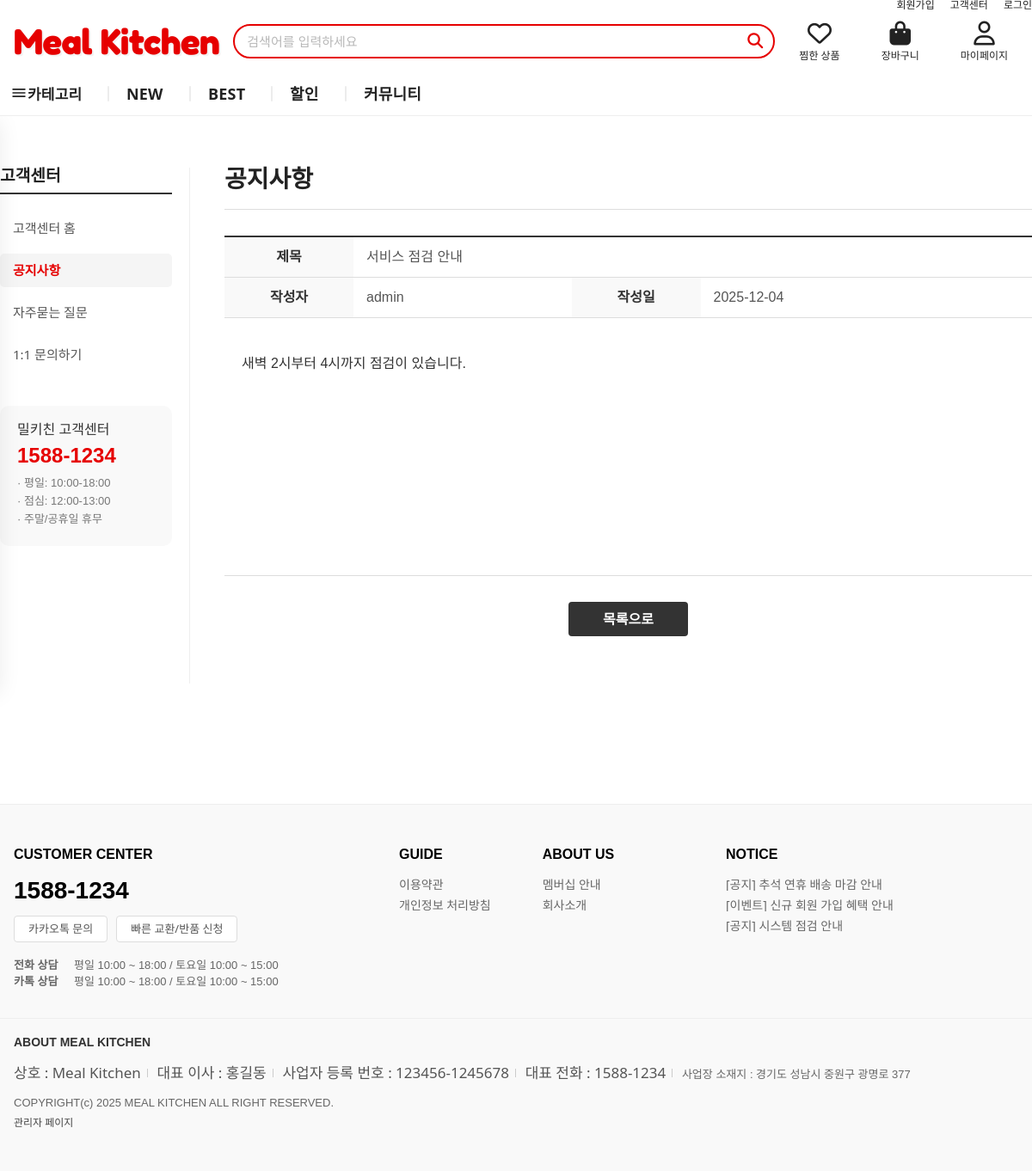
Page /notice_view.php?id=1 on the committed database.
### tables this page shows
CREATE TABLE `notice` (
  `id` int(11) NOT NULL AUTO_INCREMENT,
  `title` varchar(255) NOT NULL,
  `content` text NOT NULL,
  `writer` varchar(50) NOT NULL,
  `views` int(11) DEFAULT 0,
  `reg_date` datetime DEFAULT current_timestamp(),
  PRIMARY KEY (`id`)
);

### inc/db.php (called while the page is built, shortened)
<?php
function db_get_pdo()
{
    $host = 'localhost';
    $port = '3306';
    $dbname = 'exmall';
    $charset = 'utf8';
    $username = 'root';
    $db_pw = "";
    $dsn = "mysql:host=$host;port=$port;dbname=$dbname;charset=$charset";
    try {
        $pdo = new PDO($dsn, $username, $db_pw, [
            PDO::ATTR_ERRMODE => PDO::ERRMODE_EXCEPTION,
            PDO::ATTR_DEFAULT_FETCH_MODE => PDO::FETCH_ASSOC
        ]);
        return $pdo;
    } catch (PDOException $e) {
        throw new Exception("DB 연결 실패: " . $e->getMessage());
    }
}
function db_select($query, $param = array()){
    $pdo = db_get_pdo();
    try {
        $st = $pdo->prepare($query);
        $st->execute($param);
        $result = $st->fetchAll(PDO::FETCH_ASSOC);
        return $result ?: [];
    } catch (PDOException $ex) {
        error_log("DB SELECT Error: " . $ex->getMessage() . " | Query: " . $query);
        return [];
    } finally {
        $pdo = null;
    }
}
?>

### notice_view.php (the view, shortened to what this page needs)
<?php
require_once("inc/db.php");
$id = $_GET['id'] ?? null;
$notice = db_select("SELECT * FROM notice WHERE id = ?", [$id]);
$n = $notice[0];
?>
<!DOCTYPE html>
<html lang="ko">
<head>
    <link rel="stylesheet" href="css/style.css">
    <link rel="stylesheet" href="https://cdnjs.cloudflare.com/ajax/libs/font-awesome/6.5.1/css/all.min.css" />
</head>
<body>
    <?php require_once __DIR__ . "/inc/header.php"; ?>
    <main class="main_wrapper">
        <div class="customer_layout">
            <nav class="sidebar">
                <h3>고객센터</h3>
                <ul>
                    <li><a href="customer_center.php?page=home">고객센터 홈</a></li>
                    <li><a href="customer_center.php?page=notice" class="active">공지사항</a></li>
                    <li><a href="customer_center.php?page=faq">자주묻는 질문</a></li>
                    <li><a href="customer_center.php?page=inquiry">1:1 문의하기</a></li>
                </ul>
                <div class="sidebar-contact">
                    <strong>밀키친 고객센터</strong>
                    <p class="phone">1588-1234</p>
                    <p class="details">
                        · 평일: 10:00-18:00<br>
                        · 점심: 12:00-13:00<br>
                        · 주말/공휴일 휴무
                    </p>
                </div>
            </nav>
            <section class="main-content">
                <h2 class="page-title">공지사항</h2>
                <table class="notice-view-table">
                    <tr>
                        <th>제목</th>
                        <td colspan="3"><?= htmlspecialchars($n['title']) ?></td>
                    </tr>
                    <tr>
                        <th>작성자</th>
                        <td><?= htmlspecialchars($n['writer']) ?></td>
                        <th>작성일</th>
                        <td><?= date('Y-m-d', strtotime($n['reg_date'])) ?></td>
                    </tr>
                </table>
                <div class="notice-content">
                    <?= nl2br(htmlspecialchars($n['content'])) ?>
                </div>
                <div class="btn-area">
                    <a href="customer_center.php?page=notice" class="btn-list">목록으로</a>
                </div>
            </section>
        </div>
    </main>
    <?php require_once("inc/footer.php"); ?>
</body>
</html>

### css/style.css (style rules this page uses)
:root { --font-blackhan: "Black Han Sans", sans-serif; --font-jua: "Jua", sans-serif; --font-fredoka: "Fredoka", sans-serif; --mk-red: #e60000; --mk-red-2: #ff1a1a; --content-w: 1200px; --header-h: 72px; --banner-h: 340px; }
html, body { margin:0; padding:0; font-family: "Noto Sans KR", sans-serif; color:#222; background:#fff; }
.main_wrapper { max-width:var(--content-w); margin:0 auto; padding:0 16px; box-sizing:border-box; }
.main_wrapper { width: 100%; max-width: 1200px; margin: 0 auto; padding: 20px 0; box-sizing: border-box; }
.customer_layout { display: flex; gap: 30px; margin-top: 30px; min-height: 600px; }
.customer_layout .sidebar { width: 200px; flex-shrink: 0; border-right: 1px solid #eee; padding-right: 20px; }
.customer_layout .sidebar h3 { font-size: 1.2rem; font-weight: bold; margin-bottom: 20px; border-bottom: 2px solid #333; padding-bottom: 10px; }
.customer_layout .sidebar ul { list-style: none; padding: 0; }
.customer_layout .sidebar li { margin-bottom: 10px; }
.customer_layout .sidebar a { text-decoration: none; color: #555; font-size: 15px; }
.sidebar-contact { margin-top: 40px; background: #f9f9f9; padding: 15px; border-radius: 8px; }
.sidebar-contact strong { display: block; font-size: 14px; margin-bottom: 5px; }
.sidebar-contact .phone { font-size: 18px; font-weight: bold; color: var(--mk-red); margin-bottom: 10px; }
.sidebar-contact .details { font-size: 12px; color: #666; line-height: 1.4; }
.customer_layout .main-content { flex-grow: 1; }

### css/inc/hot_issue.css (style rules this page uses)
a { text-decoration: none; color: black; }

### notice_view.php (style rules this page uses)
.customer_layout { display: flex; gap: 40px; margin-top: 40px; margin-bottom: 60px; }
.sidebar { width: 200px; flex-shrink: 0; }
.sidebar h3 { font-size: 24px; font-weight: bold; margin-bottom: 20px; padding-bottom: 15px; border-bottom: 2px solid #333; }
.sidebar ul { list-style: none; padding: 0; margin: 0; }
.sidebar ul li { margin-bottom: 10px; }
.sidebar ul li a { display: block; padding: 12px 15px; color: #555; text-decoration: none; border-radius: 5px; transition: all 0.2s; font-size: 16px; }
.sidebar ul li a:hover, .sidebar ul li a.active { background-color: #f5f5f5; color: #e60000; font-weight: bold; }
.sidebar-contact { margin-top: 40px; padding: 20px; background-color: #f9f9f9; border-radius: 10px; }
.sidebar-contact strong { display: block; font-size: 16px; margin-bottom: 10px; color: #333; }
.sidebar-contact .phone { font-size: 24px; font-weight: bold; color: #e60000; margin-bottom: 10px; }
.sidebar-contact .details { font-size: 13px; color: #777; line-height: 1.6; }
.main-content { flex: 1; }
.page-title { font-size: 28px; font-weight: bold; margin-bottom: 30px; padding-bottom: 20px; border-bottom: 1px solid #ddd; }
.notice-view-table { width: 100%; border-top: 2px solid #333; border-collapse: collapse; }
.notice-view-table th, .notice-view-table td { padding: 15px; border-bottom: 1px solid #ddd; }
.notice-view-table th { background-color: #f9f9f9; font-weight: bold; color: #333; width: 120px; text-align: center; }
.notice-view-table td { color: #555; }
.notice-content { padding: 40px 20px; min-height: 300px; line-height: 1.6; color: #333; border-bottom: 1px solid #ddd; }
.btn-area { margin-top: 30px; text-align: center; }
.btn-list { display: inline-block; padding: 12px 40px; background-color: #333; color: white; text-decoration: none; font-weight: bold; border-radius: 4px; }

### rows in the picture
notice: title "서비스 점검 안내", writer "admin", reg_date "2025-12-04", content "새벽 2시부터 4시까지 점검이 있습니다."
